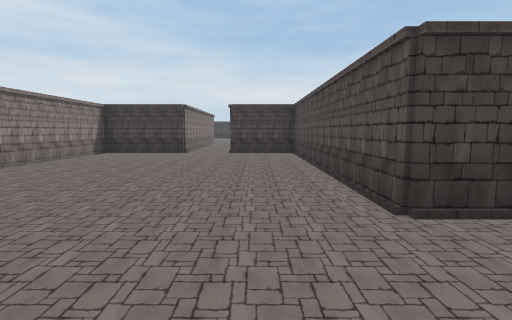
View 1 (above)

16 first-person views from a walk through a Unity game level. The camera is 1.4 m above the floor, tilts 6° down and sees 85° across. The floor is counted in squares, 2 m on a side. Each view is taken from the middle of a square. On the plan, view 1 faces up. The plan holds only what a view shows up to about 9 squares ahead; the rest is blank. The player character is not drawn. Some animated figures are not drawn.

View 2
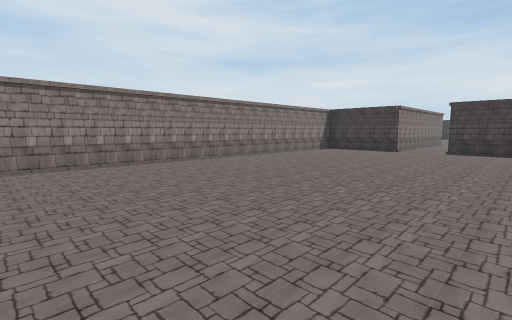

View 3
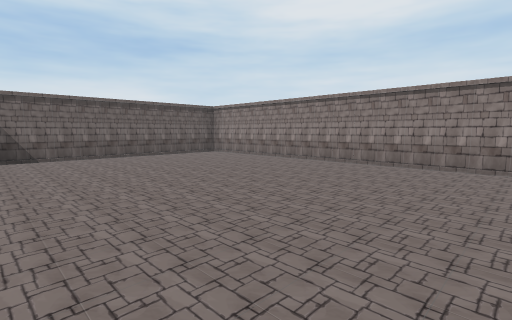

View 4
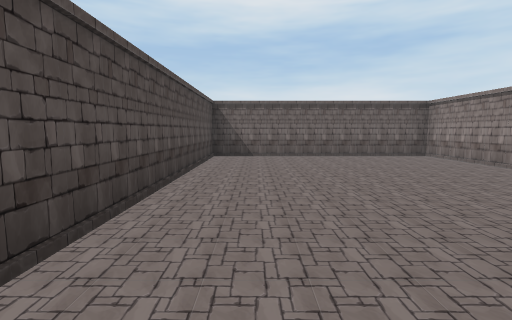

View 5
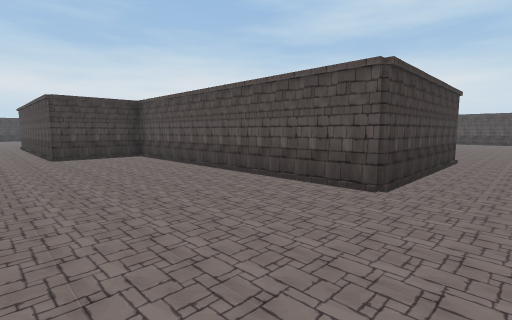

View 6
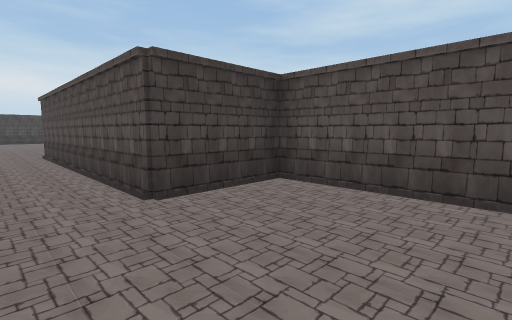

View 7
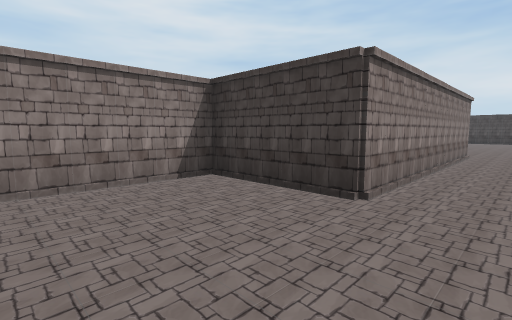

View 8
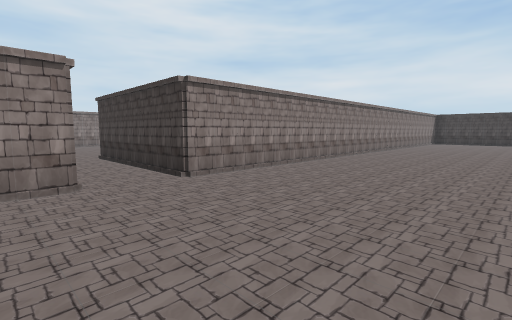

View 9
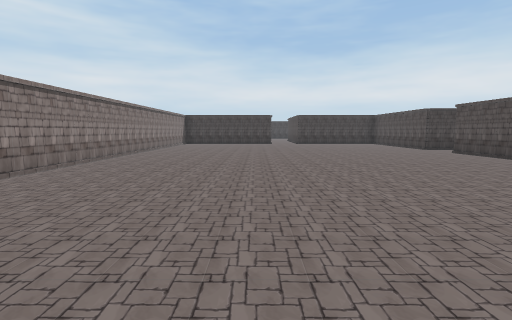

View 10
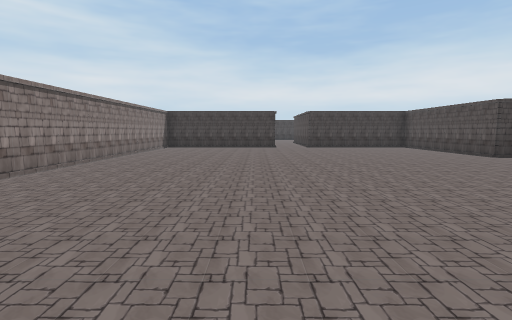

View 11
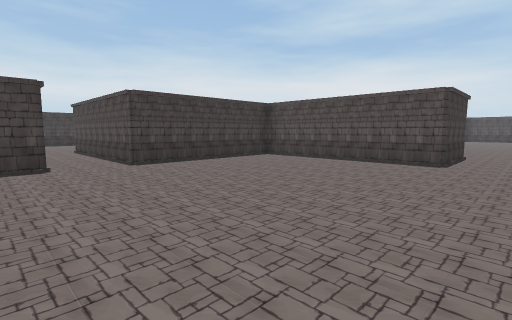

View 12
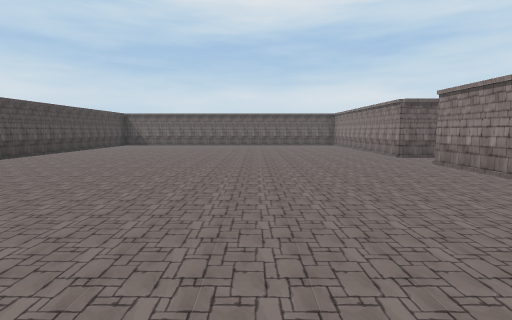

View 13
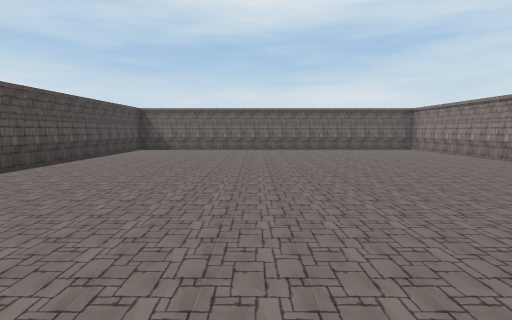

View 14
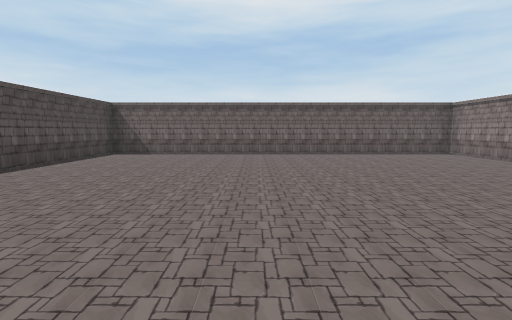

View 15
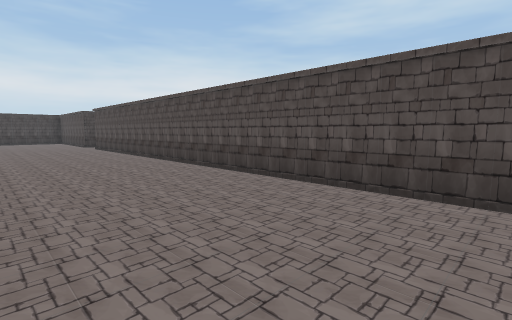

View 16
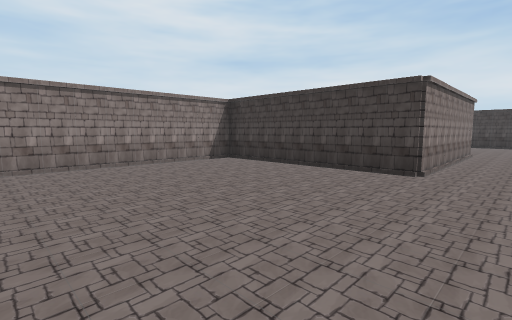

### Floor plan
Points are (right, up) in squares from view 1. A wall is a line through its corners. A room is listed if a view was taken in it or the views show most of it. See-through windows are left out.
Room 1 (views 1, 2, 3, 4, 5, 6, 7)
walls: (4.2, 0.8) (5.3, 0.8); (5.3, 2.2) (1.2, 2.2) (1.2, 8.7) (-0.8, 8.7) (-0.8, 14.8); (-2.2, 14.8) (-2.2, 8.7) (-4.7, 8.7) (-4.7, -6.7) (1.2, -6.7) (1.2, -0.2)
ways out: opening at (5, 1.5) to room 2; opening at (-1.5, 14)
Room 2 (views 8, 9, 10, 11, 12, 13, 14, 15, 16)
walls: (5.3, 0.8) (5.3, -5.2) (15.2, -5.2) (15.2, 10.8); (17.2, 12.2) (15.2, 12.2) (15.2, 16.7) (11.2, 16.7) (11.2, 21.2); (9.8, 21.2) (9.8, 16.7) (5.3, 16.7) (5.3, 2.2)
ways out: opening at (5, 1.5) to room 1; opening at (10.5, 22); opening at (16.5, 11.5)

Where each view was taken, in squares from view 1:
view 1: 0 up, 0 right, facing up
view 2: 1 down, 1 right, facing up-left
view 3: 1 up, 1 right, facing down-left
view 4: 1 up, 0 right, facing down
view 5: 1 up, 2 left, facing up-right
view 6: 6 up, 2 left, facing up-right
view 7: 6 up, 1 left, facing up-left
view 8: 0 up, 9 right, facing up-left
view 9: 2 up, 9 right, facing up
view 10: 5 up, 9 right, facing up
view 11: 11 up, 9 right, facing up-right
view 12: 8 up, 9 right, facing down
view 13: 5 up, 11 right, facing down
view 14: 3 up, 11 right, facing down
view 15: 1 down, 12 right, facing up-right
view 16: 12 up, 11 right, facing up-left
